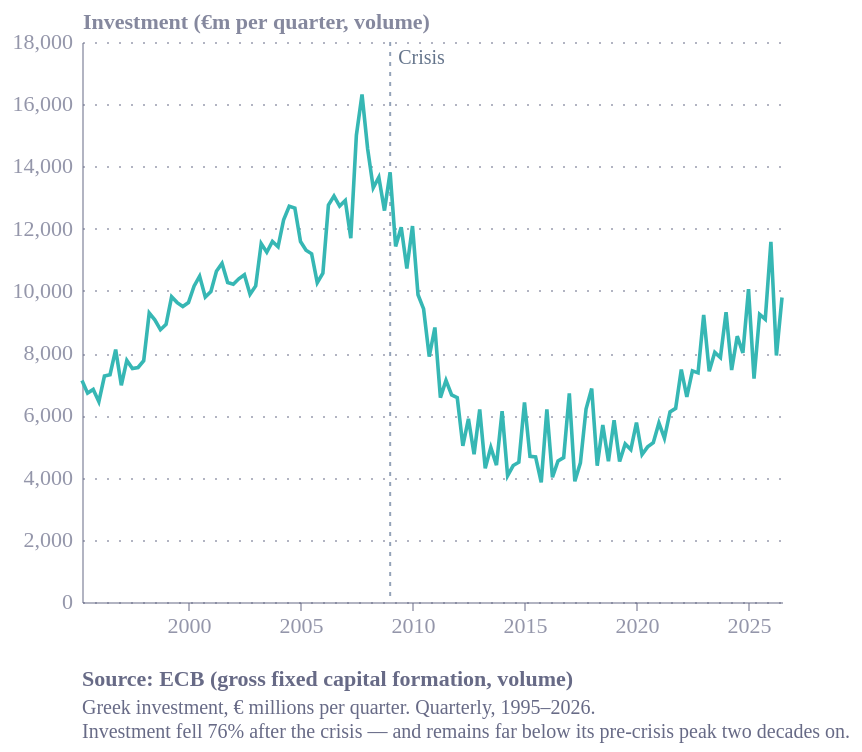

Write the Vega-Lite specification saved for this chart.
### Vega-Lite specification from a JSON file in a GitHub repository (floating-point values rounded to 4 significant figures)
{"config": {"font": "Circular Std", "text": {"color": "#676A86", "align": "left", "baseline": "middle", "dx": 7, "dy": 0, "fontSize": 11}, "view": {"stroke": "transparent", "continuousWidth": 400, "continuousHeight": 300, "discreteWidth": 400, "discreteHeight": 300, "fill": "transparent"}, "range": {"category": ["#36B7B4", "#E6224B", "#F4C245", "#0063AF", "#00A767", "#179FDB", "#EB5C2E"], "diverging": ["#E6224B", "#E54753", "#C9C9C9", "#179FDB", "#122B39"], "heatmap": ["#C9C9C9", "#179FDB", "#0063AF", "#122B39"], "ordinal": ["#00A767", "#36B7B4", "#179FDB", "#0063AF", "#243B5A"]}, "bar": {"color": "#179fdb"}, "line": {"color": "#e6224b"}, "rule": {"color": "#676A86"}, "area": {"opacity": 0.3}, "point": {"filled": true, "size": 80, "color": "#e6224b", "opacity": 0.95}, "geoshape": {"stroke": "white", "strokeWidth": 0.3}, "rect": {"fill": "#d6d4d4", "opacity": 0.3}, "axis": {"labelColor": "#676A86", "labelFontSize": 11, "labelFont": "Circular Std", "labelOpacity": 0.7, "tickColor": "#676A86", "tickOpacity": 0.5, "domainColor": "#676A86", "domainOpacity": 0.5, "gridColor": "#676A86", "gridDash": [2, 2], "gridOpacity": 0.5, "title": null, "titleColor": "#676A86", "titleOpacity": 0.8, "tickSize": 4}, "axisXDiscrete": {"grid": false, "labelAngle": 0, "tickCount": 10, "tickOpacity": 0.5, "title": null}, "axisYDiscrete": {"ticks": false, "labelPadding": 5}, "axisXTemporal": {"grid": false, "ticks": true}, "axisXQuantitative": {"grid": true}, "axisYQuantitative": {"gridColor": "#676A86", "gridDash": [1, 5], "gridOpacity": 0.5, "ticks": false, "labelPadding": 5, "tickCount": 8, "titleAngle": 0, "titleAlign": "left", "titleBaseline": "bottom", "titleX": 0, "titleY": -5}, "title": {"color": "#676A86E6", "subtitleColor": "#676A86", "font": "Circular Std", "subtitleFont": "Circular Std", "anchor": "start", "fontSize": 14, "subtitleFontSize": 12, "subtitlePadding": 4, "offset": 0, "frame": "group"}, "legend": {"titleColor": "#122b39", "title": null, "labelColor": "#122b39", "labelFontSize": 11}, "background": "white"}, "layer": [{"data": {"name": "data-1f73462ec1e60cd65517e528affd1124"}, "mark": {"type": "rule", "color": "#94a3b8", "strokeDash": [2, 3]}, "encoding": {"x": {"field": "date", "type": "temporal"}}}, {"data": {"name": "data-84f4b20225a6870593221eaa0a57d67a"}, "mark": {"type": "text", "align": "left", "color": "#64748b", "dx": 4, "dy": -4, "fontSize": 10}, "encoding": {"text": {"field": "t", "type": "nominal"}, "x": {"field": "date", "type": "temporal"}, "y": {"value": 12}}}, {"data": {"name": "data-4d48fa5061be51fc64a5a33a974f8ad7"}, "mark": {"type": "line", "strokeWidth": 1.8}, "encoding": {"color": {"field": "series", "legend": null, "type": "nominal"}, "x": {"axis": {"format": "%Y", "tickCount": 8}, "field": "date", "title": null, "type": "temporal"}, "y": {"field": "gfcf", "scale": {"domain": [0, 18000]}, "title": "Investment (€m per quarter, volume)", "type": "quantitative"}}}], "height": 280, "title": {"text": "Source: ECB (gross fixed capital formation, volume)", "anchor": "start", "color": "#676A86", "dy": 12, "fontSize": 11, "orient": "bottom", "subtitle": ["Greek investment, € millions per quarter. Quarterly, 1995–2026.", "Investment fell 76% after the crisis — and remains far below its pre-crisis peak two decades on."], "subtitleColor": "#676A86", "subtitleFontSize": 10}, "width": 350, "$schema": "https://vega.github.io/schema/vega-lite/v6.4.1.json", "datasets": {"data-1f73462ec1e60cd65517e528affd1124": [{"date": "2009-01-01T00:00:00"}], "data-84f4b20225a6870593221eaa0a57d67a": [{"date": "2009-01-01T00:00:00", "t": "Crisis"}], "data-4d48fa5061be51fc64a5a33a974f8ad7": [{"date": "1995-03-31T00:00:00", "q": "1995Q1", "gfcf": 7117.0, "series": "x"}, {"date": "1995-06-30T00:00:00", "q": "1995Q2", "gfcf": 6714.0, "series": "x"}, {"date": "1995-09-30T00:00:00", "q": "1995Q3", "gfcf": 6832.0, "series": "x"}, {"date": "1995-12-31T00:00:00", "q": "1995Q4", "gfcf": 6439.0, "series": "x"}, {"date": "1996-03-31T00:00:00", "q": "1996Q1", "gfcf": 7262.0, "series": "x"}, {"date": "1996-06-30T00:00:00", "q": "1996Q2", "gfcf": 7307.0, "series": "x"}, {"date": "1996-09-30T00:00:00", "q": "1996Q3", "gfcf": 8113.0, "series": "x"}, {"date": "1996-12-31T00:00:00", "q": "1996Q4", "gfcf": 6967.0, "series": "x"}, {"date": "1997-03-31T00:00:00", "q": "1997Q1", "gfcf": 7764.0, "series": "x"}, {"date": "1997-06-30T00:00:00", "q": "1997Q2", "gfcf": 7503.0, "series": "x"}, {"date": "1997-09-30T00:00:00", "q": "1997Q3", "gfcf": 7537.0, "series": "x"}, {"date": "1997-12-31T00:00:00", "q": "1997Q4", "gfcf": 7756.0, "series": "x"}, {"date": "1998-03-31T00:00:00", "q": "1998Q1", "gfcf": 9288.0, "series": "x"}, {"date": "1998-06-30T00:00:00", "q": "1998Q2", "gfcf": 9068.0, "series": "x"}, {"date": "1998-09-30T00:00:00", "q": "1998Q3", "gfcf": 8752.0, "series": "x"}, {"date": "1998-12-31T00:00:00", "q": "1998Q4", "gfcf": 8923.0, "series": "x"}, {"date": "1999-03-31T00:00:00", "q": "1999Q1", "gfcf": 9811.0, "series": "x"}, {"date": "1999-06-30T00:00:00", "q": "1999Q2", "gfcf": 9623.0, "series": "x"}, {"date": "1999-09-30T00:00:00", "q": "1999Q3", "gfcf": 9498.0, "series": "x"}, {"date": "1999-12-31T00:00:00", "q": "1999Q4", "gfcf": 9626.0, "series": "x"}, {"date": "2000-03-31T00:00:00", "q": "2000Q1", "gfcf": 10150.0, "series": "x"}, {"date": "2000-06-30T00:00:00", "q": "2000Q2", "gfcf": 10470.0, "series": "x"}, {"date": "2000-09-30T00:00:00", "q": "2000Q3", "gfcf": 9802.0, "series": "x"}, {"date": "2000-12-31T00:00:00", "q": "2000Q4", "gfcf": 9980.0, "series": "x"}, {"date": "2001-03-31T00:00:00", "q": "2001Q1", "gfcf": 10630.0, "series": "x"}, {"date": "2001-06-30T00:00:00", "q": "2001Q2", "gfcf": 10880.0, "series": "x"}, {"date": "2001-09-30T00:00:00", "q": "2001Q3", "gfcf": 10270.0, "series": "x"}, {"date": "2001-12-31T00:00:00", "q": "2001Q4", "gfcf": 10210.0, "series": "x"}, {"date": "2002-03-31T00:00:00", "q": "2002Q1", "gfcf": 10390.0, "series": "x"}, {"date": "2002-06-30T00:00:00", "q": "2002Q2", "gfcf": 10520.0, "series": "x"}, {"date": "2002-09-30T00:00:00", "q": "2002Q3", "gfcf": 9891.0, "series": "x"}, {"date": "2002-12-31T00:00:00", "q": "2002Q4", "gfcf": 10160.0, "series": "x"}, {"date": "2003-03-31T00:00:00", "q": "2003Q1", "gfcf": 11520.0, "series": "x"}, {"date": "2003-06-30T00:00:00", "q": "2003Q2", "gfcf": 11240.0, "series": "x"}, {"date": "2003-09-30T00:00:00", "q": "2003Q3", "gfcf": 11590.0, "series": "x"}, {"date": "2003-12-31T00:00:00", "q": "2003Q4", "gfcf": 11420.0, "series": "x"}, {"date": "2004-03-31T00:00:00", "q": "2004Q1", "gfcf": 12290.0, "series": "x"}, {"date": "2004-06-30T00:00:00", "q": "2004Q2", "gfcf": 12720.0, "series": "x"}, {"date": "2004-09-30T00:00:00", "q": "2004Q3", "gfcf": 12660.0, "series": "x"}, {"date": "2004-12-31T00:00:00", "q": "2004Q4", "gfcf": 11590.0, "series": "x"}, {"date": "2005-03-31T00:00:00", "q": "2005Q1", "gfcf": 11310.0, "series": "x"}, {"date": "2005-06-30T00:00:00", "q": "2005Q2", "gfcf": 11190.0, "series": "x"}, {"date": "2005-09-30T00:00:00", "q": "2005Q3", "gfcf": 10260.0, "series": "x"}, {"date": "2005-12-31T00:00:00", "q": "2005Q4", "gfcf": 10570.0, "series": "x"}, {"date": "2006-03-31T00:00:00", "q": "2006Q1", "gfcf": 12760.0, "series": "x"}, {"date": "2006-06-30T00:00:00", "q": "2006Q2", "gfcf": 13050.0, "series": "x"}, {"date": "2006-09-30T00:00:00", "q": "2006Q3", "gfcf": 12730.0, "series": "x"}, {"date": "2006-12-31T00:00:00", "q": "2006Q4", "gfcf": 12910.0, "series": "x"}, {"date": "2007-03-31T00:00:00", "q": "2007Q1", "gfcf": 11690.0, "series": "x"}, {"date": "2007-06-30T00:00:00", "q": "2007Q2", "gfcf": 15000.0, "series": "x"}, {"date": "2007-09-30T00:00:00", "q": "2007Q3", "gfcf": 16310.0, "series": "x"}, {"date": "2007-12-31T00:00:00", "q": "2007Q4", "gfcf": 14560.0, "series": "x"}, {"date": "2008-03-31T00:00:00", "q": "2008Q1", "gfcf": 13310.0, "series": "x"}, {"date": "2008-06-30T00:00:00", "q": "2008Q2", "gfcf": 13650.0, "series": "x"}, {"date": "2008-09-30T00:00:00", "q": "2008Q3", "gfcf": 12580.0, "series": "x"}, {"date": "2008-12-31T00:00:00", "q": "2008Q4", "gfcf": 13810.0, "series": "x"}, {"date": "2009-03-31T00:00:00", "q": "2009Q1", "gfcf": 11430.0, "series": "x"}, {"date": "2009-06-30T00:00:00", "q": "2009Q2", "gfcf": 12050.0, "series": "x"}, {"date": "2009-09-30T00:00:00", "q": "2009Q3", "gfcf": 10720.0, "series": "x"}, {"date": "2009-12-31T00:00:00", "q": "2009Q4", "gfcf": 12080.0, "series": "x"}, {"date": "2010-03-31T00:00:00", "q": "2010Q1", "gfcf": 9875.0, "series": "x"}, {"date": "2010-06-30T00:00:00", "q": "2010Q2", "gfcf": 9420.0, "series": "x"}, {"date": "2010-09-30T00:00:00", "q": "2010Q3", "gfcf": 7887.0, "series": "x"}, {"date": "2010-12-31T00:00:00", "q": "2010Q4", "gfcf": 8824.0, "series": "x"}, {"date": "2011-03-31T00:00:00", "q": "2011Q1", "gfcf": 6571.0, "series": "x"}, {"date": "2011-06-30T00:00:00", "q": "2011Q2", "gfcf": 7122.0, "series": "x"}, {"date": "2011-09-30T00:00:00", "q": "2011Q3", "gfcf": 6656.0, "series": "x"}, {"date": "2011-12-31T00:00:00", "q": "2011Q4", "gfcf": 6566.0, "series": "x"}, {"date": "2012-03-31T00:00:00", "q": "2012Q1", "gfcf": 5021.0, "series": "x"}, {"date": "2012-06-30T00:00:00", "q": "2012Q2", "gfcf": 5889.0, "series": "x"}, {"date": "2012-09-30T00:00:00", "q": "2012Q3", "gfcf": 4747.0, "series": "x"}, {"date": "2012-12-31T00:00:00", "q": "2012Q4", "gfcf": 6188.0, "series": "x"}, {"date": "2013-03-31T00:00:00", "q": "2013Q1", "gfcf": 4299.0, "series": "x"}, {"date": "2013-06-30T00:00:00", "q": "2013Q2", "gfcf": 4971.0, "series": "x"}, {"date": "2013-09-30T00:00:00", "q": "2013Q3", "gfcf": 4399.0, "series": "x"}, {"date": "2013-12-31T00:00:00", "q": "2013Q4", "gfcf": 6131.0, "series": "x"}, {"date": "2014-03-31T00:00:00", "q": "2014Q1", "gfcf": 4062.0, "series": "x"}, {"date": "2014-06-30T00:00:00", "q": "2014Q2", "gfcf": 4386.0, "series": "x"}, {"date": "2014-09-30T00:00:00", "q": "2014Q3", "gfcf": 4492.0, "series": "x"}, {"date": "2014-12-31T00:00:00", "q": "2014Q4", "gfcf": 6418.0, "series": "x"}, {"date": "2015-03-31T00:00:00", "q": "2015Q1", "gfcf": 4685.0, "series": "x"}, {"date": "2015-06-30T00:00:00", "q": "2015Q2", "gfcf": 4666.0, "series": "x"}, {"date": "2015-09-30T00:00:00", "q": "2015Q3", "gfcf": 3847.0, "series": "x"}, {"date": "2015-12-31T00:00:00", "q": "2015Q4", "gfcf": 6195.0, "series": "x"}, {"date": "2016-03-31T00:00:00", "q": "2016Q1", "gfcf": 4009.0, "series": "x"}, {"date": "2016-06-30T00:00:00", "q": "2016Q2", "gfcf": 4535.0, "series": "x"}, {"date": "2016-09-30T00:00:00", "q": "2016Q3", "gfcf": 4642.0, "series": "x"}, {"date": "2016-12-31T00:00:00", "q": "2016Q4", "gfcf": 6705.0, "series": "x"}, {"date": "2017-03-31T00:00:00", "q": "2017Q1", "gfcf": 3880.0, "series": "x"}, {"date": "2017-06-30T00:00:00", "q": "2017Q2", "gfcf": 4473.0, "series": "x"}, {"date": "2017-09-30T00:00:00", "q": "2017Q3", "gfcf": 6201.0, "series": "x"}, {"date": "2017-12-31T00:00:00", "q": "2017Q4", "gfcf": 6861.0, "series": "x"}, {"date": "2018-03-31T00:00:00", "q": "2018Q1", "gfcf": 4380.0, "series": "x"}, {"date": "2018-06-30T00:00:00", "q": "2018Q2", "gfcf": 5688.0, "series": "x"}, {"date": "2018-09-30T00:00:00", "q": "2018Q3", "gfcf": 4524.0, "series": "x"}, {"date": "2018-12-31T00:00:00", "q": "2018Q4", "gfcf": 5845.0, "series": "x"}, {"date": "2019-03-31T00:00:00", "q": "2019Q1", "gfcf": 4516.0, "series": "x"}, {"date": "2019-06-30T00:00:00", "q": "2019Q2", "gfcf": 5083.0, "series": "x"}, {"date": "2019-09-30T00:00:00", "q": "2019Q3", "gfcf": 4900.0, "series": "x"}, {"date": "2019-12-31T00:00:00", "q": "2019Q4", "gfcf": 5769.0, "series": "x"}, {"date": "2020-03-31T00:00:00", "q": "2020Q1", "gfcf": 4742.0, "series": "x"}, {"date": "2020-06-30T00:00:00", "q": "2020Q2", "gfcf": 4988.0, "series": "x"}, {"date": "2020-09-30T00:00:00", "q": "2020Q3", "gfcf": 5121.0, "series": "x"}, {"date": "2020-12-31T00:00:00", "q": "2020Q4", "gfcf": 5756.0, "series": "x"}, {"date": "2021-03-31T00:00:00", "q": "2021Q1", "gfcf": 5265.0, "series": "x"}, {"date": "2021-06-30T00:00:00", "q": "2021Q2", "gfcf": 6109.0, "series": "x"}, {"date": "2021-09-30T00:00:00", "q": "2021Q3", "gfcf": 6224.0, "series": "x"}, {"date": "2021-12-31T00:00:00", "q": "2021Q4", "gfcf": 7474.0, "series": "x"}, {"date": "2022-03-31T00:00:00", "q": "2022Q1", "gfcf": 6592.0, "series": "x"}, {"date": "2022-06-30T00:00:00", "q": "2022Q2", "gfcf": 7429.0, "series": "x"}, {"date": "2022-09-30T00:00:00", "q": "2022Q3", "gfcf": 7365.0, "series": "x"}, {"date": "2022-12-31T00:00:00", "q": "2022Q4", "gfcf": 9229.0, "series": "x"}, {"date": "2023-03-31T00:00:00", "q": "2023Q1", "gfcf": 7416.0, "series": "x"}, {"date": "2023-06-30T00:00:00", "q": "2023Q2", "gfcf": 8025.0, "series": "x"}, {"date": "2023-09-30T00:00:00", "q": "2023Q3", "gfcf": 7856.0, "series": "x"}, {"date": "2023-12-31T00:00:00", "q": "2023Q4", "gfcf": 9318.0, "series": "x"}, {"date": "2024-03-31T00:00:00", "q": "2024Q1", "gfcf": 7457.0, "series": "x"}, {"date": "2024-06-30T00:00:00", "q": "2024Q2", "gfcf": 8544.0, "series": "x"}, {"date": "2024-09-30T00:00:00", "q": "2024Q3", "gfcf": 8010.0, "series": "x"}, {"date": "2024-12-31T00:00:00", "q": "2024Q4", "gfcf": 10060.0, "series": "x"}, {"date": "2025-03-31T00:00:00", "q": "2025Q1", "gfcf": 7182.0, "series": "x"}, {"date": "2025-06-30T00:00:00", "q": "2025Q2", "gfcf": 9245.0, "series": "x"}, {"date": "2025-09-30T00:00:00", "q": "2025Q3", "gfcf": 9089.0, "series": "x"}, {"date": "2025-12-31T00:00:00", "q": "2025Q4", "gfcf": 11580.0, "series": "x"}, {"date": "2026-03-31T00:00:00", "q": "2026Q1", "gfcf": 7924.0, "series": "x"}, {"date": "2026-06-30T00:00:00", "q": "2026Q2", "gfcf": 9786.0, "series": "x"}]}}
